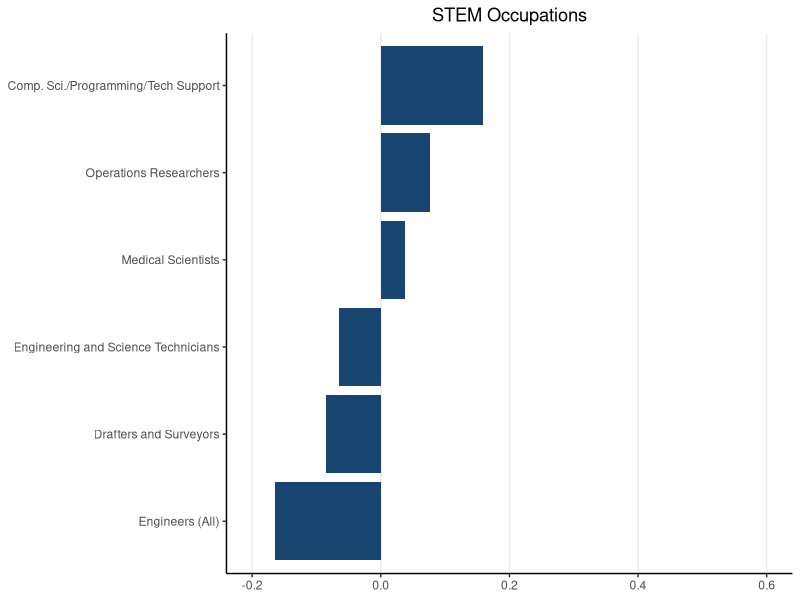
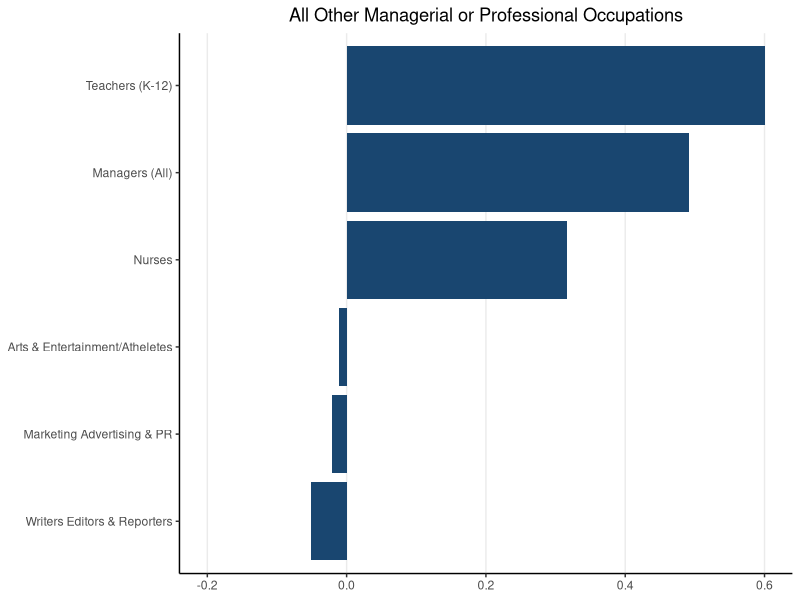

Here is the R script that generated these plots, in order: (Note: this script raises an error after producing the figures.)
# Bar Graph, multi

# David J. Deming, “The Growing Importance of Social Skills 
#   in the Labor Market,” The Quarterly Journal of Economics 132, no. 4 (2017): 
#   1596, DOI:10.1093/qje/qjx022.

# Data: emulated from ibid, Fig 1

library(ggplot2)
library(dplyr)
library(gridExtra)

df <- read.csv("data/deming-2017-emulated.dta", stringsAsFactors = F) 

df$occ <- factor(df$occ, levels = rev(unique(df$occ)))

df1 <- filter(df, stem == 1)
df2 <- filter(df, stem == 0)

p1 <- ggplot(df1,aes(occ,diff)) +
  geom_bar(stat="identity", fill = 	'#194670') +
  ggtitle("STEM Occupations") + 
  coord_flip(ylim = c(-.2,.6)) + 
  theme_bw() +
  theme(
    plot.title = element_text(hjust = 0.5),
    panel.grid.major.y = element_blank(),
    panel.grid.minor.x = element_blank(),
    axis.title = element_blank(),
    axis.line = element_line(size=0.5),
    panel.border=element_blank()
  )


p2<- ggplot(df2,aes(occ,diff)) +
  geom_bar(stat="identity", fill = 	'#194670') +
  ggtitle("All Other Managerial or Professional Occupations") + 
  coord_flip(ylim = c(-.2,.6)) + 
  theme_bw() +
  theme(
    plot.title = element_text(hjust = 0.5),
    panel.grid.major.y = element_blank(),
    panel.grid.minor.x = element_blank(),
    axis.title = element_blank(),
    axis.line = element_line(size=0.5),
    panel.border=element_blank()
  )

pc <- ggarrange(p1, p2, 
          ncol=1, nrow=2, 
          labels = "AUTO",
          align = 'v')

# Save individual Panels
ggsave(path=output_dir, filename="Bar Graph QJE 5A.png", p1, width=8, height=6)
ggsave(path=output_dir, filename="Bar Graph QJE 5B.png", p2, width=8, height=6)
ggsave(path=output_dir, filename="Bar Graph QJE 5Combined.png", pc, width=8, height=12)

# Save as Example
# ggsave(path="src/others/frequency", filename="Bar Graph QJE 5A-example.png", p1, width=8, height=6)
# ggsave(path="src/others/frequency", filename="Bar Graph QJE 5B-example.png", p2, width=8, height=6)
# ggsave(path="src/others/frequency", filename="Bar Graph QJE 5Combined-example.png", pc, width=8, height=12)
